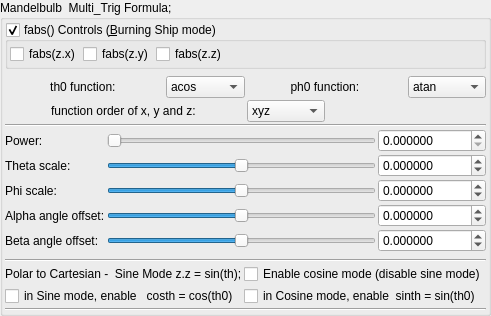
    <widget class="QGroupBox" name="groupBox">
     <property name="title">
      <string>Mandelbulb  Multi_Trig Formula;</string>
     </property>
     <property name="checkable">
      <bool>false</bool>
     </property>
     <layout class="QVBoxLayout" name="verticalLayout_39" stretch="0,0,0,0,0">
      <property name="spacing">
       <number>2</number>
      </property>
      <property name="leftMargin">
       <number>2</number>
      </property>
      <property name="topMargin">
       <number>2</number>
      </property>
      <property name="rightMargin">
       <number>2</number>
      </property>
      <property name="bottomMargin">
       <number>2</number>
      </property>
      <item>
       <widget class="MyGroupBox" name="groupCheck_transf_function_enabled_false">
        <property name="toolTip">
         <string/>
        </property>
        <property name="title">
         <string>fabs() Controls (&amp;Burning Ship mode)</string>
        </property>
        <property name="checkable">
         <bool>true</bool>
        </property>
        <layout class="QVBoxLayout" name="verticalLayout_54">
         <property name="spacing">
          <number>2</number>
         </property>
         <property name="leftMargin">
          <number>2</number>
         </property>
         <property name="topMargin">
          <number>2</number>
         </property>
         <property name="rightMargin">
          <number>2</number>
         </property>
         <property name="bottomMargin">
          <number>2</number>
         </property>
         <item>
          <layout class="QGridLayout" name="gridLayout">
           <item row="0" column="3">
            <spacer name="horizontalSpacer_2">
             <property name="orientation">
              <enum>Qt::Horizontal</enum>
             </property>
             <property name="sizeHint" stdset="0">
              <size>
               <width>40</width>
               <height>20</height>
              </size>
             </property>
            </spacer>
           </item>
           <item row="0" column="2">
            <widget class="QCheckBox" name="checkBox_transf_function_enabledAz_false">
             <property name="text">
              <string>fabs(z.z)</string>
             </property>
            </widget>
           </item>
           <item row="0" column="1">
            <widget class="QCheckBox" name="checkBox_transf_function_enabledAy_false">
             <property name="text">
              <string>fabs(z.y)</string>
             </property>
            </widget>
           </item>
           <item row="0" column="0">
            <widget class="QCheckBox" name="checkBox_transf_function_enabledAx_false">
             <property name="text">
              <string>fabs(z.x)</string>
             </property>
            </widget>
           </item>
          </layout>
         </item>
        </layout>
       </widget>
      </item>
      <item>
       <layout class="QGridLayout" name="gridLayout_75">
        <property name="topMargin">
         <number>5</number>
        </property>
        <item row="2" column="0" colspan="3">
         <widget class="QLabel" name="label_multi1_order_of_xyz_2">
          <property name="text">
           <string>function order of x, y and z: </string>
          </property>
          <property name="alignment">
           <set>Qt::AlignCenter</set>
          </property>
         </widget>
        </item>
        <item row="1" column="5">
         <widget class="QComboBox" name="comboBox_mandelbulbMulti_atan_or_atan2">
          <item>
           <property name="text">
            <string>atan</string>
           </property>
          </item>
          <item>
           <property name="text">
            <string>atan2</string>
           </property>
          </item>
         </widget>
        </item>
        <item row="1" column="0" colspan="2">
         <widget class="QLabel" name="label_multi1_th0_function_2">
          <property name="text">
           <string>th0 function: </string>
          </property>
          <property name="alignment">
           <set>Qt::AlignCenter</set>
          </property>
         </widget>
        </item>
        <item row="1" column="3" colspan="2">
         <widget class="QLabel" name="label_multi1_ph0_function_2">
          <property name="text">
           <string>ph0 function: </string>
          </property>
          <property name="alignment">
           <set>Qt::AlignCenter</set>
          </property>
         </widget>
        </item>
        <item row="2" column="3">
         <widget class="QComboBox" name="comboBox_mandelbulbMulti_order_of_xyz">
          <item>
           <property name="text">
            <string>xyz</string>
           </property>
          </item>
          <item>
           <property name="text">
            <string>xzy</string>
           </property>
          </item>
          <item>
           <property name="text">
            <string>yxz</string>
           </property>
          </item>
          <item>
           <property name="text">
            <string>yzx</string>
           </property>
          </item>
          <item>
           <property name="text">
            <string>zxy</string>
           </property>
          </item>
          <item>
           <property name="text">
            <string>zyx</string>
           </property>
          </item>
         </widget>
        </item>
        <item row="1" column="2">
         <widget class="QComboBox" name="comboBox_mandelbulbMulti_acos_or_asin">
          <item>
           <property name="text">
            <string>acos</string>
           </property>
          </item>
          <item>
           <property name="text">
            <string>asin</string>
           </property>
          </item>
         </widget>
        </item>
        <item row="3" column="0" colspan="6">
         <widget class="Line" name="line">
          <property name="orientation">
           <enum>Qt::Horizontal</enum>
          </property>
         </widget>
        </item>
       </layout>
      </item>
      <item>
       <layout class="QGridLayout" name="gridLayout_76">
        <property name="spacing">
         <number>2</number>
        </property>
        <item row="2" column="2">
         <widget class="MyDoubleSpinBox" name="spinbox_transf_scaleB_1">
          <property name="sizePolicy">
           <sizepolicy hsizetype="Minimum" vsizetype="Maximum">
            <horstretch>0</horstretch>
            <verstretch>0</verstretch>
           </sizepolicy>
          </property>
          <property name="prefix">
           <string/>
          </property>
          <property name="suffix">
           <string/>
          </property>
          <property name="decimals">
           <number>6</number>
          </property>
          <property name="minimum">
           <double>-99.998999999999995</double>
          </property>
          <property name="maximum">
           <double>99.998999999999995</double>
          </property>
          <property name="singleStep">
           <double>0.100000000000000</double>
          </property>
         </widget>
        </item>
        <item row="3" column="2">
         <widget class="MyDoubleSpinBox" name="spinbox_alpha_angle_offset">
          <property name="sizePolicy">
           <sizepolicy hsizetype="Minimum" vsizetype="Maximum">
            <horstretch>0</horstretch>
            <verstretch>0</verstretch>
           </sizepolicy>
          </property>
          <property name="prefix">
           <string/>
          </property>
          <property name="suffix">
           <string/>
          </property>
          <property name="decimals">
           <number>6</number>
          </property>
          <property name="minimum">
           <double>-36000.000000000000000</double>
          </property>
          <property name="maximum">
           <double>36000.000000000000000</double>
          </property>
          <property name="singleStep">
           <double>0.100000000000000</double>
          </property>
         </widget>
        </item>
        <item row="2" column="0">
         <widget class="QLabel" name="label_121">
          <property name="text">
           <string>Phi scale:</string>
          </property>
         </widget>
        </item>
        <item row="2" column="1">
         <widget class="QSlider" name="slider_transf_scaleB_1">
          <property name="sizePolicy">
           <sizepolicy hsizetype="Expanding" vsizetype="Maximum">
            <horstretch>0</horstretch>
            <verstretch>0</verstretch>
           </sizepolicy>
          </property>
          <property name="minimum">
           <number>-5000000</number>
          </property>
          <property name="maximum">
           <number>5000000</number>
          </property>
          <property name="value">
           <number>0</number>
          </property>
          <property name="sliderPosition">
           <number>0</number>
          </property>
          <property name="orientation">
           <enum>Qt::Horizontal</enum>
          </property>
         </widget>
        </item>
        <item row="4" column="0">
         <widget class="QLabel" name="label_293">
          <property name="text">
           <string>Beta angle offset:</string>
          </property>
         </widget>
        </item>
        <item row="0" column="2">
         <widget class="MyDoubleSpinBox" name="spinbox_power">
          <property name="sizePolicy">
           <sizepolicy hsizetype="Minimum" vsizetype="Maximum">
            <horstretch>0</horstretch>
            <verstretch>0</verstretch>
           </sizepolicy>
          </property>
          <property name="prefix">
           <string/>
          </property>
          <property name="suffix">
           <string/>
          </property>
          <property name="decimals">
           <number>6</number>
          </property>
          <property name="minimum">
           <double>0.000000000000000</double>
          </property>
          <property name="maximum">
           <double>99.998999999999995</double>
          </property>
          <property name="singleStep">
           <double>0.100000000000000</double>
          </property>
         </widget>
        </item>
        <item row="1" column="2">
         <widget class="MyDoubleSpinBox" name="spinbox_transf_scaleA_1">
          <property name="sizePolicy">
           <sizepolicy hsizetype="Minimum" vsizetype="Maximum">
            <horstretch>0</horstretch>
            <verstretch>0</verstretch>
           </sizepolicy>
          </property>
          <property name="prefix">
           <string/>
          </property>
          <property name="suffix">
           <string/>
          </property>
          <property name="decimals">
           <number>6</number>
          </property>
          <property name="minimum">
           <double>-99.998999999999995</double>
          </property>
          <property name="maximum">
           <double>99.998999999999995</double>
          </property>
          <property name="singleStep">
           <double>0.100000000000000</double>
          </property>
         </widget>
        </item>
        <item row="4" column="1">
         <widget class="QSlider" name="slider_beta_angle_offset">
          <property name="sizePolicy">
           <sizepolicy hsizetype="Expanding" vsizetype="Maximum">
            <horstretch>0</horstretch>
            <verstretch>0</verstretch>
           </sizepolicy>
          </property>
          <property name="minimum">
           <number>-360000000</number>
          </property>
          <property name="maximum">
           <number>360000000</number>
          </property>
          <property name="value">
           <number>0</number>
          </property>
          <property name="sliderPosition">
           <number>0</number>
          </property>
          <property name="orientation">
           <enum>Qt::Horizontal</enum>
          </property>
         </widget>
        </item>
        <item row="1" column="1">
         <widget class="QSlider" name="slider_transf_scaleA_1">
          <property name="sizePolicy">
           <sizepolicy hsizetype="Expanding" vsizetype="Maximum">
            <horstretch>0</horstretch>
            <verstretch>0</verstretch>
           </sizepolicy>
          </property>
          <property name="minimum">
           <number>-5000000</number>
          </property>
          <property name="maximum">
           <number>5000000</number>
          </property>
          <property name="value">
           <number>0</number>
          </property>
          <property name="sliderPosition">
           <number>0</number>
          </property>
          <property name="orientation">
           <enum>Qt::Horizontal</enum>
          </property>
         </widget>
        </item>
        <item row="3" column="1">
         <widget class="QSlider" name="slider_alpha_angle_offset">
          <property name="sizePolicy">
           <sizepolicy hsizetype="Expanding" vsizetype="Maximum">
            <horstretch>0</horstretch>
            <verstretch>0</verstretch>
           </sizepolicy>
          </property>
          <property name="minimum">
           <number>-360000000</number>
          </property>
          <property name="maximum">
           <number>360000000</number>
          </property>
          <property name="value">
           <number>0</number>
          </property>
          <property name="sliderPosition">
           <number>0</number>
          </property>
          <property name="orientation">
           <enum>Qt::Horizontal</enum>
          </property>
         </widget>
        </item>
        <item row="0" column="0">
         <widget class="QLabel" name="label_294">
          <property name="text">
           <string>Power:</string>
          </property>
         </widget>
        </item>
        <item row="1" column="0">
         <widget class="QLabel" name="label_120">
          <property name="text">
           <string>Theta scale:</string>
          </property>
         </widget>
        </item>
        <item row="0" column="1">
         <widget class="QSlider" name="slider_power">
          <property name="sizePolicy">
           <sizepolicy hsizetype="Expanding" vsizetype="Maximum">
            <horstretch>0</horstretch>
            <verstretch>0</verstretch>
           </sizepolicy>
          </property>
          <property name="maximum">
           <number>20000000</number>
          </property>
          <property name="singleStep">
           <number>1</number>
          </property>
          <property name="orientation">
           <enum>Qt::Horizontal</enum>
          </property>
         </widget>
        </item>
        <item row="3" column="0">
         <widget class="QLabel" name="label_292">
          <property name="text">
           <string>Alpha angle offset:</string>
          </property>
         </widget>
        </item>
        <item row="4" column="2">
         <widget class="MyDoubleSpinBox" name="spinbox_beta_angle_offset">
          <property name="sizePolicy">
           <sizepolicy hsizetype="Minimum" vsizetype="Maximum">
            <horstretch>0</horstretch>
            <verstretch>0</verstretch>
           </sizepolicy>
          </property>
          <property name="prefix">
           <string/>
          </property>
          <property name="suffix">
           <string/>
          </property>
          <property name="decimals">
           <number>6</number>
          </property>
          <property name="minimum">
           <double>-36000.000000000000000</double>
          </property>
          <property name="maximum">
           <double>36000.000000000000000</double>
          </property>
          <property name="singleStep">
           <double>0.100000000000000</double>
          </property>
         </widget>
        </item>
       </layout>
      </item>
      <item>
       <layout class="QGridLayout" name="gridLayout_78">
        <property name="topMargin">
         <number>5</number>
        </property>
        <item row="1" column="1">
         <widget class="QCheckBox" name="checkBox_transf_function_enabledx_false">
          <property name="text">
           <string>Enable cosine mode (disable sine mode)</string>
          </property>
         </widget>
        </item>
        <item row="1" column="0">
         <widget class="QLabel" name="label_122">
          <property name="text">
           <string>Polar to Cartesian -  Sine Mode z.z = sin(th);</string>
          </property>
         </widget>
        </item>
        <item row="0" column="0" colspan="2">
         <widget class="Line" name="line_2">
          <property name="orientation">
           <enum>Qt::Horizontal</enum>
          </property>
         </widget>
        </item>
        <item row="3" column="0">
         <widget class="QCheckBox" name="checkBox_transf_function_enabledz_false">
          <property name="text">
           <string>in Sine mode, enable   costh = cos(th0)</string>
          </property>
         </widget>
        </item>
        <item row="3" column="1">
         <widget class="QCheckBox" name="checkBox_transf_function_enabledy_false">
          <property name="text">
           <string>in Cosine mode, enable  sinth = sin(th0)</string>
          </property>
         </widget>
        </item>
       </layout>
      </item>
      <item>
       <widget class="Line" name="line_3">
        <property name="orientation">
         <enum>Qt::Horizontal</enum>
        </property>
       </widget>
      </item>
     </layout>
    </widget>
